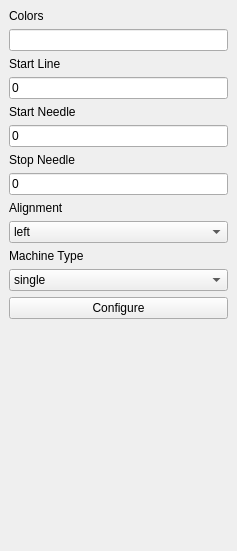
<?xml version="1.0" encoding="UTF-8"?>
<ui version="4.0">
 <class>DockWidget</class>
 <widget class="QDockWidget" name="DockWidget">
  <property name="geometry">
   <rect>
    <x>0</x>
    <y>0</y>
    <width>237</width>
    <height>551</height>
   </rect>
  </property>
  <property name="windowTitle">
   <string>Form</string>
  </property>
  <widget class="QWidget" name="ayab_config">
   <layout class="QVBoxLayout" name="verticalLayout">
    <item>
     <widget class="QLabel" name="label_6">
      <property name="text">
       <string>Colors</string>
      </property>
     </widget>
    </item>
    <item>
     <widget class="QLineEdit" name="color_line_edit"/>
    </item>
    <item>
     <widget class="QLabel" name="label_5">
      <property name="text">
       <string>Start Line</string>
      </property>
     </widget>
    </item>
    <item>
     <widget class="QLineEdit" name="start_line_edit">
      <property name="text">
       <string>0</string>
      </property>
     </widget>
    </item>
    <item>
     <widget class="QLabel" name="label">
      <property name="text">
       <string>Start Needle</string>
      </property>
     </widget>
    </item>
    <item>
     <widget class="QLineEdit" name="start_needle_edit">
      <property name="text">
       <string>0</string>
      </property>
     </widget>
    </item>
    <item>
     <widget class="QLabel" name="label_2">
      <property name="text">
       <string>Stop Needle</string>
      </property>
     </widget>
    </item>
    <item>
     <widget class="QLineEdit" name="stop_needle_edit">
      <property name="text">
       <string>0</string>
      </property>
     </widget>
    </item>
    <item>
     <widget class="QLabel" name="label_3">
      <property name="text">
       <string>Alignment</string>
      </property>
     </widget>
    </item>
    <item>
     <widget class="QComboBox" name="alignment_combo_box">
      <item>
       <property name="text">
        <string>left</string>
       </property>
      </item>
      <item>
       <property name="text">
        <string>center</string>
       </property>
      </item>
      <item>
       <property name="text">
        <string>right</string>
       </property>
      </item>
     </widget>
    </item>
    <item>
     <widget class="QLabel" name="label_4">
      <property name="text">
       <string>Machine Type</string>
      </property>
     </widget>
    </item>
    <item>
     <widget class="QComboBox" name="machine_type_box">
      <item>
       <property name="text">
        <string>single</string>
       </property>
      </item>
      <item>
       <property name="text">
        <string>double</string>
       </property>
      </item>
     </widget>
    </item>
    <item>
     <widget class="QPushButton" name="configure_button">
      <property name="text">
       <string>Configure</string>
      </property>
     </widget>
    </item>
    <item>
     <spacer name="verticalSpacer">
      <property name="orientation">
       <enum>Qt::Vertical</enum>
      </property>
      <property name="sizeHint" stdset="0">
       <size>
        <width>20</width>
        <height>40</height>
       </size>
      </property>
     </spacer>
    </item>
   </layout>
  </widget>
 </widget>
 <resources/>
 <connections/>
</ui>
